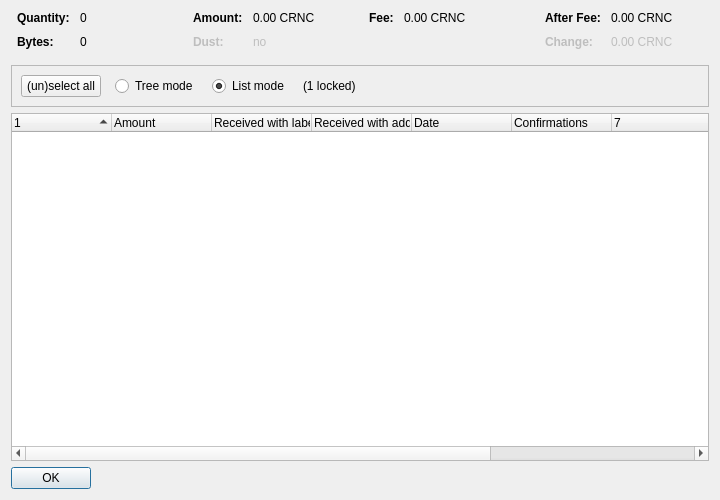
<?xml version="1.0" encoding="UTF-8"?>
<ui version="4.0">
 <class>CoinControlDialog</class>
 <widget class="QDialog" name="CoinControlDialog">
  <property name="geometry">
   <rect>
    <x>0</x>
    <y>0</y>
    <width>720</width>
    <height>500</height>
   </rect>
  </property>
  <property name="windowTitle">
   <string>Coin Selection</string>
  </property>
  <layout class="QVBoxLayout" name="verticalLayout">
   <item>
    <layout class="QHBoxLayout" name="horizontalLayoutTop" stretch="0,0,0,0">
     <property name="topMargin">
      <number>0</number>
     </property>
     <property name="bottomMargin">
      <number>10</number>
     </property>
     <item>
      <layout class="QFormLayout" name="formLayoutCoinControl1">
       <property name="horizontalSpacing">
        <number>10</number>
       </property>
       <property name="verticalSpacing">
        <number>10</number>
       </property>
       <property name="leftMargin">
        <number>6</number>
       </property>
       <property name="rightMargin">
        <number>6</number>
       </property>
       <item row="0" column="0">
        <widget class="QLabel" name="labelCoinControlQuantityText">
         <property name="font">
          <font>
           <weight>75</weight>
           <bold>true</bold>
          </font>
         </property>
         <property name="text">
          <string>Quantity:</string>
         </property>
        </widget>
       </item>
       <item row="0" column="1">
        <widget class="QLabel" name="labelCoinControlQuantity">
         <property name="cursor">
          <cursorShape>IBeamCursor</cursorShape>
         </property>
         <property name="contextMenuPolicy">
          <enum>Qt::ActionsContextMenu</enum>
         </property>
         <property name="text">
          <string notr="true">0</string>
         </property>
         <property name="textInteractionFlags">
          <set>Qt::LinksAccessibleByMouse|Qt::TextSelectableByKeyboard|Qt::TextSelectableByMouse</set>
         </property>
        </widget>
       </item>
       <item row="1" column="0">
        <widget class="QLabel" name="labelCoinControlBytesText">
         <property name="font">
          <font>
           <weight>75</weight>
           <bold>true</bold>
          </font>
         </property>
         <property name="text">
          <string>Bytes:</string>
         </property>
        </widget>
       </item>
       <item row="1" column="1">
        <widget class="QLabel" name="labelCoinControlBytes">
         <property name="cursor">
          <cursorShape>IBeamCursor</cursorShape>
         </property>
         <property name="contextMenuPolicy">
          <enum>Qt::ActionsContextMenu</enum>
         </property>
         <property name="text">
          <string notr="true">0</string>
         </property>
         <property name="textInteractionFlags">
          <set>Qt::LinksAccessibleByMouse|Qt::TextSelectableByKeyboard|Qt::TextSelectableByMouse</set>
         </property>
        </widget>
       </item>
      </layout>
     </item>
     <item>
      <layout class="QFormLayout" name="formLayoutCoinControl2">
       <property name="horizontalSpacing">
        <number>10</number>
       </property>
       <property name="verticalSpacing">
        <number>10</number>
       </property>
       <property name="leftMargin">
        <number>6</number>
       </property>
       <property name="rightMargin">
        <number>6</number>
       </property>
       <item row="0" column="0">
        <widget class="QLabel" name="labelCoinControlAmountText">
         <property name="font">
          <font>
           <weight>75</weight>
           <bold>true</bold>
          </font>
         </property>
         <property name="text">
          <string>Amount:</string>
         </property>
        </widget>
       </item>
       <item row="0" column="1">
        <widget class="QLabel" name="labelCoinControlAmount">
         <property name="cursor">
          <cursorShape>IBeamCursor</cursorShape>
         </property>
         <property name="contextMenuPolicy">
          <enum>Qt::ActionsContextMenu</enum>
         </property>
         <property name="text">
          <string notr="true">0.00 CRNC</string>
         </property>
         <property name="textInteractionFlags">
          <set>Qt::LinksAccessibleByMouse|Qt::TextSelectableByKeyboard|Qt::TextSelectableByMouse</set>
         </property>
        </widget>
       </item>
       <item row="1" column="0">
        <widget class="QLabel" name="labelCoinControlLowOutputText">
         <property name="enabled">
          <bool>false</bool>
         </property>
         <property name="font">
          <font>
           <weight>75</weight>
           <bold>true</bold>
          </font>
         </property>
         <property name="text">
          <string>Dust:</string>
         </property>
        </widget>
       </item>
       <item row="1" column="1">
        <widget class="QLabel" name="labelCoinControlLowOutput">
         <property name="enabled">
          <bool>false</bool>
         </property>
         <property name="cursor">
          <cursorShape>IBeamCursor</cursorShape>
         </property>
         <property name="contextMenuPolicy">
          <enum>Qt::ActionsContextMenu</enum>
         </property>
         <property name="text">
          <string notr="true">no</string>
         </property>
         <property name="textInteractionFlags">
          <set>Qt::LinksAccessibleByMouse|Qt::TextSelectableByKeyboard|Qt::TextSelectableByMouse</set>
         </property>
        </widget>
       </item>
      </layout>
     </item>
     <item>
      <layout class="QFormLayout" name="formLayoutCoinControl3">
       <property name="horizontalSpacing">
        <number>10</number>
       </property>
       <property name="verticalSpacing">
        <number>10</number>
       </property>
       <property name="leftMargin">
        <number>6</number>
       </property>
       <property name="rightMargin">
        <number>6</number>
       </property>
       <item row="0" column="0">
        <widget class="QLabel" name="labelCoinControlFeeText">
         <property name="font">
          <font>
           <weight>75</weight>
           <bold>true</bold>
          </font>
         </property>
         <property name="text">
          <string>Fee:</string>
         </property>
        </widget>
       </item>
       <item row="0" column="1">
        <widget class="QLabel" name="labelCoinControlFee">
         <property name="cursor">
          <cursorShape>IBeamCursor</cursorShape>
         </property>
         <property name="contextMenuPolicy">
          <enum>Qt::ActionsContextMenu</enum>
         </property>
         <property name="text">
          <string notr="true">0.00 CRNC</string>
         </property>
         <property name="textInteractionFlags">
          <set>Qt::LinksAccessibleByMouse|Qt::TextSelectableByKeyboard|Qt::TextSelectableByMouse</set>
         </property>
        </widget>
       </item>
      </layout>
     </item>
     <item>
      <layout class="QFormLayout" name="formLayoutCoinControl4">
       <property name="horizontalSpacing">
        <number>10</number>
       </property>
       <property name="verticalSpacing">
        <number>10</number>
       </property>
       <property name="leftMargin">
        <number>6</number>
       </property>
       <property name="rightMargin">
        <number>6</number>
       </property>
       <item row="0" column="0">
        <widget class="QLabel" name="labelCoinControlAfterFeeText">
         <property name="font">
          <font>
           <weight>75</weight>
           <bold>true</bold>
          </font>
         </property>
         <property name="text">
          <string>After Fee:</string>
         </property>
        </widget>
       </item>
       <item row="0" column="1">
        <widget class="QLabel" name="labelCoinControlAfterFee">
         <property name="cursor">
          <cursorShape>IBeamCursor</cursorShape>
         </property>
         <property name="contextMenuPolicy">
          <enum>Qt::ActionsContextMenu</enum>
         </property>
         <property name="text">
          <string notr="true">0.00 CRNC</string>
         </property>
         <property name="textInteractionFlags">
          <set>Qt::LinksAccessibleByMouse|Qt::TextSelectableByKeyboard|Qt::TextSelectableByMouse</set>
         </property>
        </widget>
       </item>
       <item row="1" column="0">
        <widget class="QLabel" name="labelCoinControlChangeText">
         <property name="enabled">
          <bool>false</bool>
         </property>
         <property name="font">
          <font>
           <weight>75</weight>
           <bold>true</bold>
          </font>
         </property>
         <property name="text">
          <string>Change:</string>
         </property>
        </widget>
       </item>
       <item row="1" column="1">
        <widget class="QLabel" name="labelCoinControlChange">
         <property name="enabled">
          <bool>false</bool>
         </property>
         <property name="cursor">
          <cursorShape>IBeamCursor</cursorShape>
         </property>
         <property name="contextMenuPolicy">
          <enum>Qt::ActionsContextMenu</enum>
         </property>
         <property name="text">
          <string notr="true">0.00 CRNC</string>
         </property>
         <property name="textInteractionFlags">
          <set>Qt::LinksAccessibleByMouse|Qt::TextSelectableByKeyboard|Qt::TextSelectableByMouse</set>
         </property>
        </widget>
       </item>
      </layout>
     </item>
    </layout>
   </item>
   <item>
    <widget class="QFrame" name="frame">
     <property name="minimumSize">
      <size>
       <width>0</width>
       <height>40</height>
      </size>
     </property>
     <property name="frameShape">
      <enum>QFrame::StyledPanel</enum>
     </property>
     <property name="frameShadow">
      <enum>QFrame::Sunken</enum>
     </property>
     <layout class="QHBoxLayout" name="horizontalLayout">
      <item>
       <layout class="QHBoxLayout" name="horizontalLayoutPanel" stretch="0,0,0,0,0">
        <property name="spacing">
         <number>14</number>
        </property>
        <item>
         <widget class="QPushButton" name="pushButtonSelectAll">
          <property name="sizePolicy">
           <sizepolicy hsizetype="Maximum" vsizetype="Fixed">
            <horstretch>0</horstretch>
            <verstretch>0</verstretch>
           </sizepolicy>
          </property>
          <property name="text">
           <string>(un)select all</string>
          </property>
          <property name="autoDefault">
           <bool>false</bool>
          </property>
         </widget>
        </item>
        <item>
         <widget class="QRadioButton" name="radioTreeMode">
          <property name="sizePolicy">
           <sizepolicy hsizetype="Maximum" vsizetype="Fixed">
            <horstretch>0</horstretch>
            <verstretch>0</verstretch>
           </sizepolicy>
          </property>
          <property name="text">
           <string>Tree mode</string>
          </property>
         </widget>
        </item>
        <item>
         <widget class="QRadioButton" name="radioListMode">
          <property name="sizePolicy">
           <sizepolicy hsizetype="Maximum" vsizetype="Fixed">
            <horstretch>0</horstretch>
            <verstretch>0</verstretch>
           </sizepolicy>
          </property>
          <property name="text">
           <string>List mode</string>
          </property>
          <property name="checked">
           <bool>true</bool>
          </property>
         </widget>
        </item>
        <item>
         <widget class="QLabel" name="labelLocked">
          <property name="text">
           <string notr="true">(1 locked)</string>
          </property>
         </widget>
        </item>
        <item>
         <spacer name="horizontalSpacer">
          <property name="orientation">
           <enum>Qt::Horizontal</enum>
          </property>
          <property name="sizeHint" stdset="0">
           <size>
            <width>40</width>
            <height>20</height>
           </size>
          </property>
         </spacer>
        </item>
       </layout>
      </item>
     </layout>
    </widget>
   </item>
   <item>
    <widget class="CoinControlTreeWidget" name="treeWidget">
     <property name="contextMenuPolicy">
      <enum>Qt::CustomContextMenu</enum>
     </property>
     <property name="sortingEnabled">
      <bool>false</bool>
     </property>
     <property name="columnCount">
      <number>10</number>
     </property>
     <attribute name="headerShowSortIndicator" stdset="0">
      <bool>true</bool>
     </attribute>
     <attribute name="headerStretchLastSection">
      <bool>false</bool>
     </attribute>
     <column>
      <property name="text">
       <string/>
      </property>
     </column>
     <column>
      <property name="text">
       <string>Amount</string>
      </property>
     </column>
     <column>
      <property name="text">
       <string>Received with label</string>
      </property>
     </column>
     <column>
      <property name="text">
       <string>Received with address</string>
      </property>
     </column>
     <column>
      <property name="text">
       <string>Date</string>
      </property>
     </column>
     <column>
      <property name="text">
       <string>Confirmations</string>
      </property>
      <property name="toolTip">
       <string>Confirmed</string>
      </property>
     </column>
     <column>
      <property name="text">
       <string/>
      </property>
     </column>
     <column>
      <property name="text">
       <string/>
      </property>
     </column>
     <column>
      <property name="text">
       <string/>
      </property>
     </column>
     <column>
      <property name="text">
       <string/>
      </property>
     </column>
    </widget>
   </item>
   <item>
    <widget class="QDialogButtonBox" name="buttonBox">
     <property name="sizePolicy">
      <sizepolicy hsizetype="Maximum" vsizetype="Fixed">
       <horstretch>0</horstretch>
       <verstretch>0</verstretch>
      </sizepolicy>
     </property>
     <property name="orientation">
      <enum>Qt::Horizontal</enum>
     </property>
     <property name="standardButtons">
      <set>QDialogButtonBox::Ok</set>
     </property>
    </widget>
   </item>
  </layout>
 </widget>
 <customwidgets>
  <customwidget>
   <class>CoinControlTreeWidget</class>
   <extends>QTreeWidget</extends>
   <header>qt/coincontroltreewidget.h</header>
  </customwidget>
 </customwidgets>
 <resources/>
 <connections/>
</ui>
